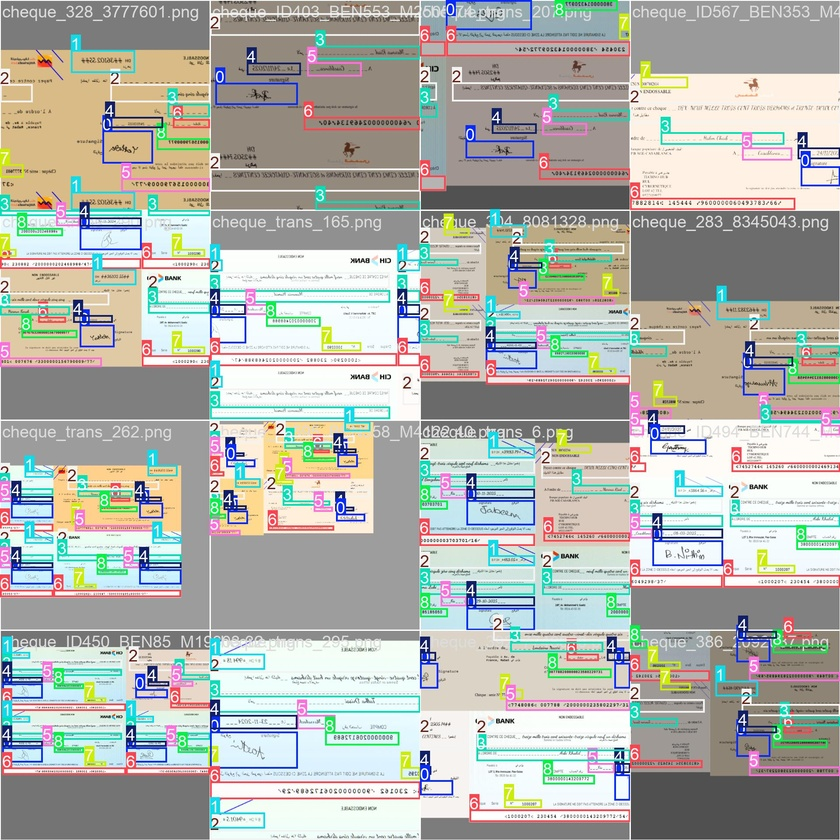
#> input picture backend/runs/cheque_detection_combined/train_batch0.jpg, 840 x 840 px, shrunk from 1920 x 1920 before the run; its folder holds only this picture in this run
$ python -i generer_signatures.py   (imports and definitions only)
#> lines starting #> are read from the running program, lines starting #| are printed output that depends on the picture; after the words box and inside, x2 and y2 are one past the last pixel; in counts of white or black regions, pixels touching at a corner belong together
import cv2
import numpy as np
import os
import pandas as pd
import kagglehub


def nettoyage_rendu_humain(image_path, output_path, padding=20):
    """
    Nettoie une image de signature en retirant les lignes (utilisant HoughLinesP)
    et en recadrant l'image autour de la signature.
    """
#> called with output_path = 'out.png', padding = 20
    try:
        stream = open(image_path, "rb")
        bytes = bytearray(stream.read())
        numpyarray = np.asarray(bytes, dtype=np.uint8)
        img = cv2.imdecode(numpyarray, cv2.IMREAD_UNCHANGED)
#> img is the input picture: shape (840, 840, 3); mean B, G, R 172.7, 179.2, 176.9
        stream.close()
    except Exception:
        return False

    if img is None:
        return False

    # Transparence
    if len(img.shape) == 3 and img.shape[2] == 4:
        alpha = img[:, :, 3]
        bgr = img[:, :, :3]
        bg = np.ones_like(bgr, dtype=np.uint8) * 255
        alpha_factor = alpha[:, :, np.newaxis] / 255.0
        img = (bgr * alpha_factor + bg * (1 - alpha_factor)).astype(np.uint8)

    gray = cv2.cvtColor(img, cv2.COLOR_BGR2GRAY)
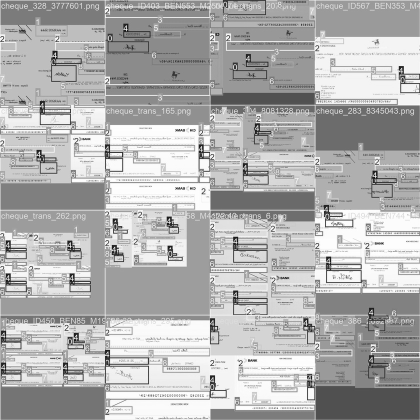
#> gray: shape (840, 840) (shown at 1/2 size); min 0, max 255, mean 177.8
    thresh = cv2.threshold(gray, 0, 255, cv2.THRESH_BINARY_INV + cv2.THRESH_OTSU)[1]
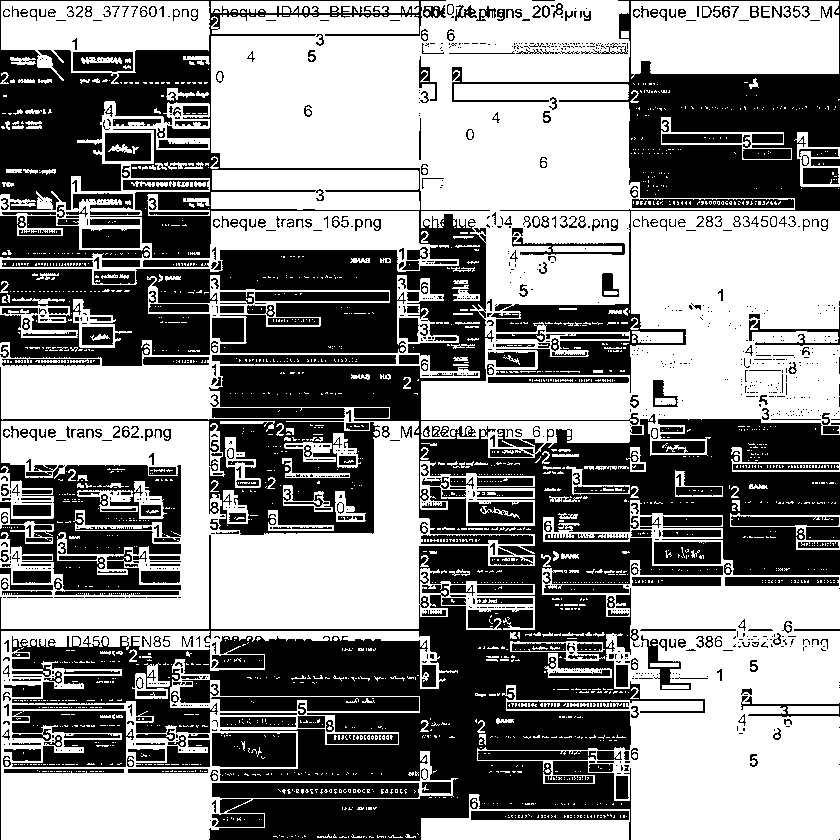
#> thresh: shape (840, 840); 53.8% white; 1276 black regions (778 under 20 px), largest, box (x1, y1, x2, y2) and area: (0, 0, 840, 840) 182056, (452, 0, 840, 393) 30485, (0, 367, 380, 590) 25033

    # Détection Lignes
    lines = cv2.HoughLinesP(
        thresh,
        rho=1,
        theta=np.pi/180,
        threshold=100,
        minLineLength=img.shape[1] // 3,
        maxLineGap=10
    )
#> lines = 220 rows, first 6: [1, 24, 838, 68], [187, 56, 839, 293], [199, 104, 837, 336], [88, 1, 839, 289], [1, 21, 838, 36], [1, 613, 534, 604]

    mask_lines = np.zeros_like(thresh)

    if lines is not None:
        for line in lines:
            x1, y1, x2, y2 = line[0]
            angle = abs(np.degrees(np.arctan2(y2 - y1, x2 - x1)))

            if angle < 10 or angle > 80:
                cv2.line(mask_lines, (x1, y1), (x2, y2), 255, 3)
#> this loop made 220 passes
#> (x1, y1, x2, y2, angle) on passes 1 to 3: (1, 24, 838, 68, 3.01), (187, 56, 839, 293, 19.98), (199, 104, 837, 336, 19.98)
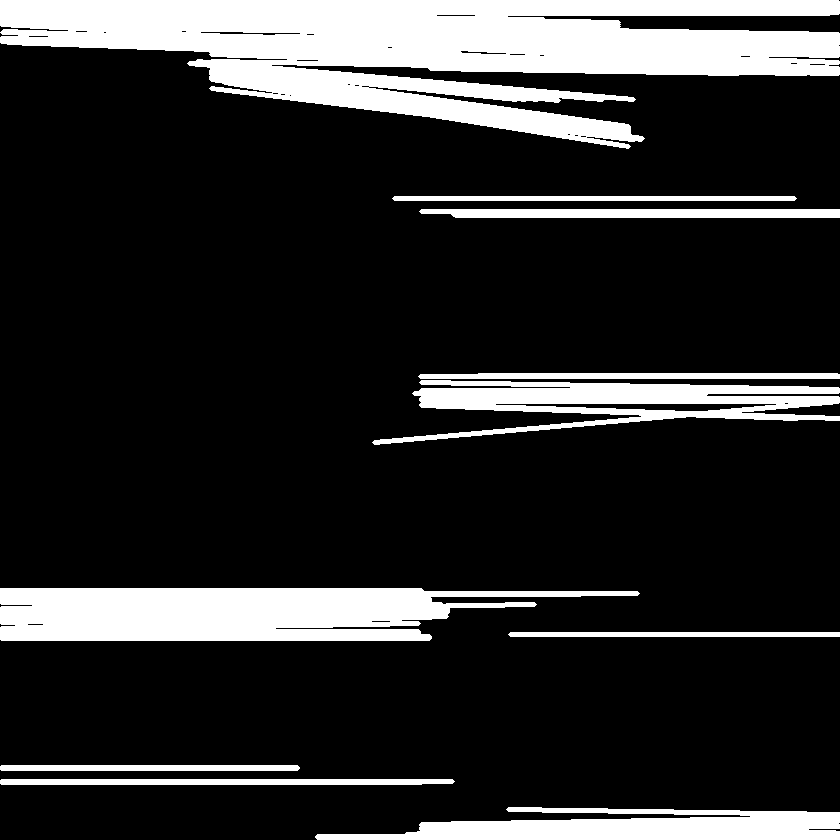
#> mask_lines: shape (840, 840); 18.1% white; 10 white regions, largest, box (x1, y1, x2, y2) and area: (0, 0, 840, 149) 65185, (0, 588, 640, 641) 24227, (372, 380, 840, 445) 12518

    kernel_repair = np.ones((3, 3), np.uint8)
    mask_signature_safe = cv2.subtract(thresh, mask_lines)
#> mask_signature_safe: shape (840, 840); 38.1% white; 2202 white regions (1909 under 20 px), largest, box (x1, y1, x2, y2) and area: (477, 637, 840, 812) 35255, (1, 421, 535, 588) 31071, (630, 218, 840, 374) 29723
    mask_repaired_full = cv2.morphologyEx(mask_signature_safe, cv2.MORPH_CLOSE, kernel_repair, iterations=1)
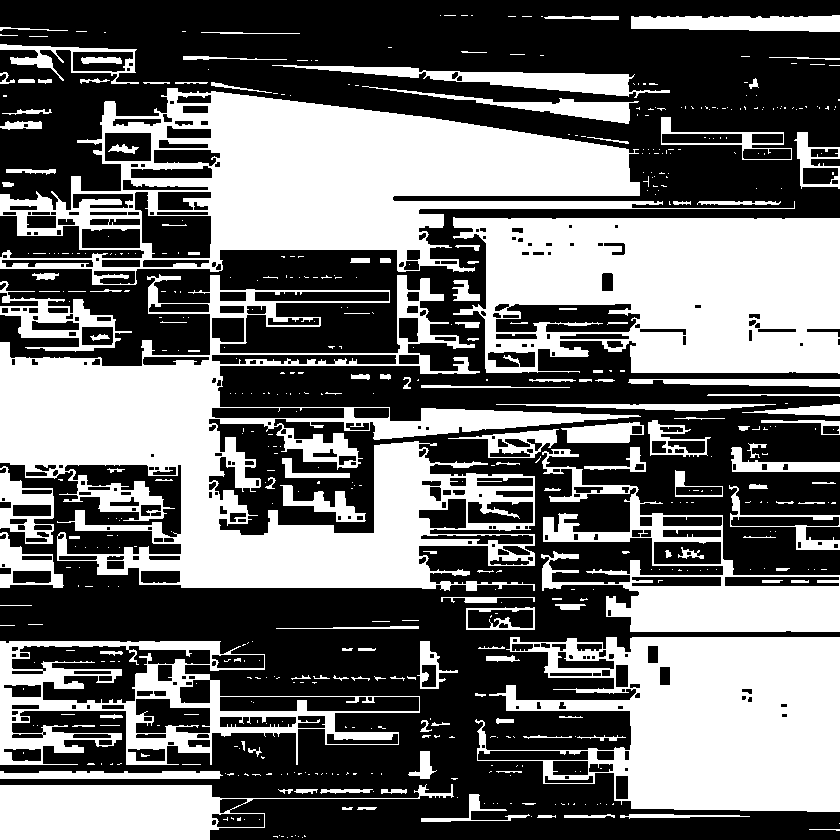
#> mask_repaired_full: shape (840, 840); 42.7% white; 548 white regions (399 under 20 px), largest, box (x1, y1, x2, y2) and area: (0, 274, 641, 591) 68485, (0, 88, 795, 285) 57699, (453, 217, 840, 374) 47749

    intersection_zone = cv2.bitwise_and(mask_lines, mask_repaired_full)
#> intersection_zone: shape (840, 840); 0% white in thin lines or dots, all inside (x1, y1, x2, y2) = (392, 100, 640, 594)
    patch_zone = cv2.dilate(intersection_zone, np.ones((3, 3), np.uint8), iterations=1)
#> patch_zone: shape (840, 840); 0% white in thin lines or dots, all inside (x1, y1, x2, y2) = (391, 99, 641, 595)

    final_canvas = np.full_like(gray, 255)
    final_canvas = np.where(mask_signature_safe == 255, gray, final_canvas)
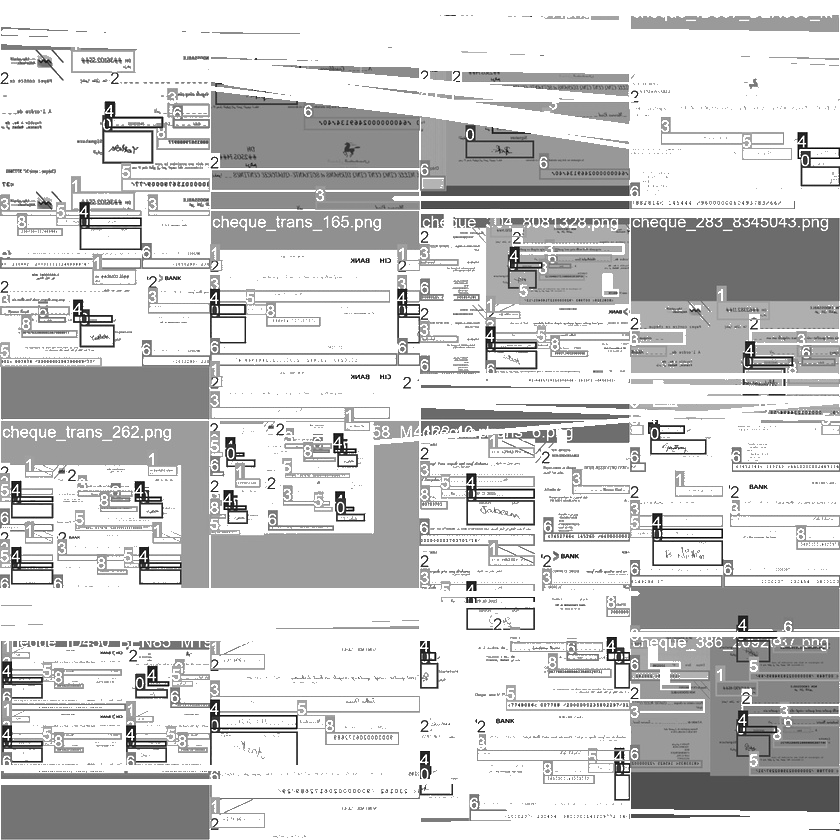
#> final_canvas: shape (840, 840); min 0, max 255, mean 209.2

    mask_ink_repair = cv2.bitwise_and(patch_zone, mask_repaired_full)
    final_canvas = np.where(mask_ink_repair == 255, 40, final_canvas)

    contours, _ = cv2.findContours(mask_repaired_full, cv2.RETR_EXTERNAL, cv2.CHAIN_APPROX_SIMPLE)
#> contours = 480 contours, 387 with area under 20; largest, box (x1, y1, x2, y2) and area: (0, 274, 641, 591) 79386, (0, 88, 795, 285) 69122, (453, 217, 840, 374) 52561, (475, 637, 840, 812) 44720, (0, 641, 420, 765) 28620
    if not contours:
        return False

    min_x, min_y = img.shape[1], img.shape[0]
    max_x = max_y = 0
    signature_trouvee = False

    for cnt in contours:
        x, y, w, h = cv2.boundingRect(cnt)
        if w < 10 or h < 10:
            continue
        if w > img.shape[1] * 0.98:
            continue

        signature_trouvee = True
        min_x = min(min_x, x)
        min_y = min(min_y, y)
        max_x = max(max_x, x + w)
        max_y = max(max_y, y + h)
#> this loop made 480 passes
#> (x, y, w, h) on passes 1 to 3: (302, 837, 1, 1), (287, 837, 1, 1), (298, 836, 1, 1)

    if not signature_trouvee:
        return False

    top = max(0, min_y - padding)
    bottom = min(img.shape[0], max_y + padding)
    left = max(0, min_x - padding)
    right = min(img.shape[1], max_x + padding)

    final_crop = final_canvas[top:bottom, left:right]

    try:
        is_success, im_buf_arr = cv2.imencode(".jpg", final_crop)
        if is_success:
            im_buf_arr.tofile(output_path)
        return True
    except Exception:
        return False


# ==============================
# Lecture Excel depuis /data
# ==============================

script_dir = os.path.dirname(os.path.abspath(__file__))
data_dir = os.path.join(script_dir, "..", "data")

fichier_source = os.path.join(data_dir, "sign.xlsx")
# [1 line not run here, left out]

validation_map = {}

# [20 lines not run here, left out]


# ==============================
# Téléchargement Dataset Kaggle
# ==============================

# [1 line that did not run here, left out]

output_root = os.path.join(data_dir, "sign_data")

# [4 lines not run here, left out]

compteur_vrai = 0
compteur_faux = 0
compteur_ignore = 0
dossiers_supprimes = 0


# [53 lines not run here, left out]

>>> result = nettoyage_rendu_humain('../../runs/cheque_detection_combined/train_batch0.jpg', 'out.png')

$ run again, on backend/runs/cheque_detection_combined/train_batch1.jpg
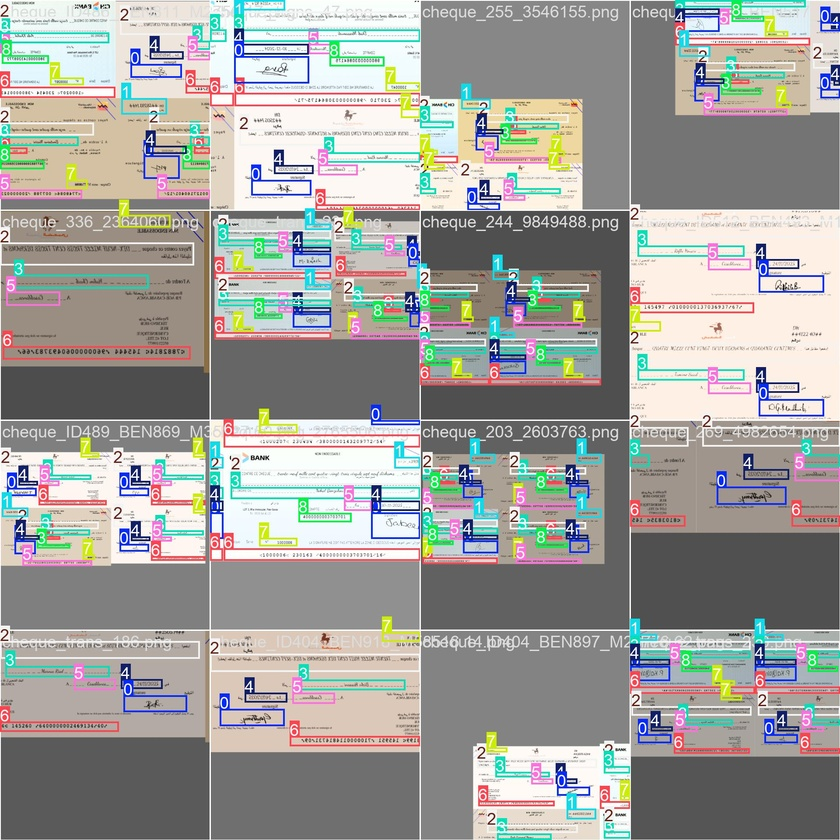
#> input picture backend/runs/cheque_detection_combined/train_batch1.jpg, 840 x 840 px, shrunk from 1920 x 1920 before the run
#> in nettoyage_rendu_humain, img is the input picture: shape (840, 840, 3); mean B, G, R 156.4, 160.2, 160.6
#> in nettoyage_rendu_humain, `thresh = cv2.threshold(gray, 0, 255, cv2.THRESH_BINARY_INV + cv2.THRES..`:
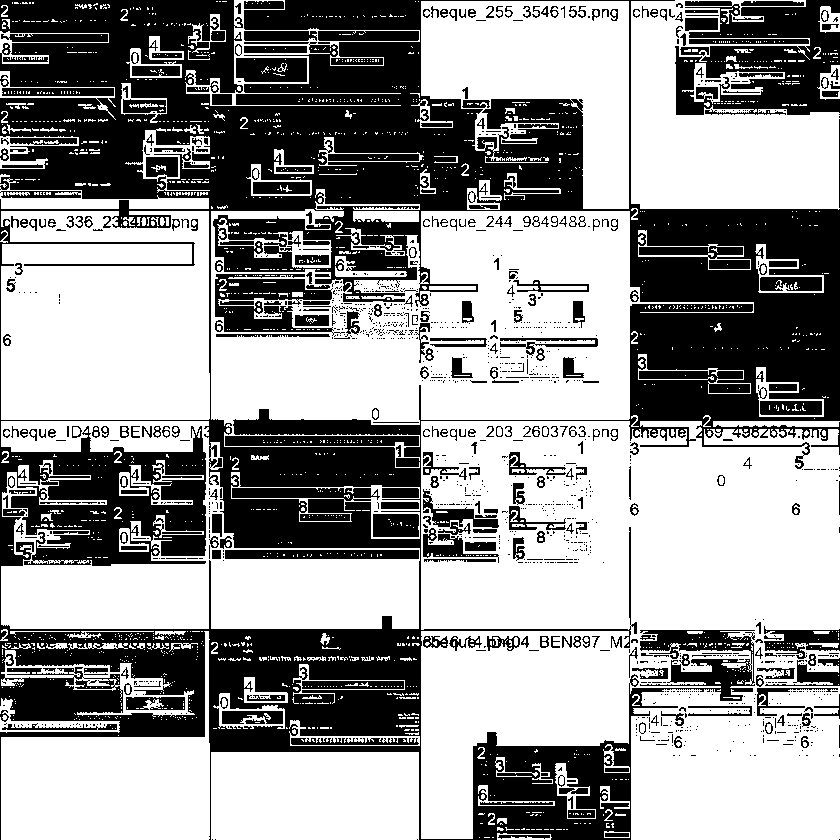
#> thresh: shape (840, 840); 59.3% white; 1402 black regions (1043 under 20 px), largest, box (x1, y1, x2, y2) and area: (0, 0, 840, 840) 220827, (675, 0, 840, 115) 11813, (215, 274, 345, 336) 4004
#> lines = 353 rows, first 6: [342, 521, 629, 234], [385, 446, 764, 67], [3, 629, 839, 556], [466, 557, 748, 839], [300, 292, 672, 664], [282, 332, 789, 839]
#> the loop in nettoyage_rendu_humain, `for line in lines:` made 353 passes
#> (x1, y1, x2, y2, angle) on passes 1 to 3: (342, 521, 629, 234, 45), (385, 446, 764, 67, 45), (3, 629, 839, 556, 4.99)
#> mask_signature_safe: shape (840, 840); 51.5% white; 1341 black regions (1024 under 20 px), largest, box (x1, y1, x2, y2) and area: (0, 0, 840, 840) 292285, (215, 274, 345, 336) 4004, (225, 436, 419, 446) 1835
#> mask_repaired_full: shape (840, 840); 56.5% white; 439 black regions (186 under 20 px), largest, box (x1, y1, x2, y2) and area: (0, 0, 840, 840) 218600, (630, 209, 840, 426) 35940, (0, 678, 121, 721) 3661
#> intersection_zone: shape (840, 840); 0% white in thin lines or dots, all inside (x1, y1, x2, y2) = (2, 179, 549, 809)
#> patch_zone: shape (840, 840); 0% white in thin lines or dots, all inside (x1, y1, x2, y2) = (1, 178, 550, 810)
#> in nettoyage_rendu_humain, `final_canvas = np.where(mask_signature_safe == 255, gray, final_canvas)`:
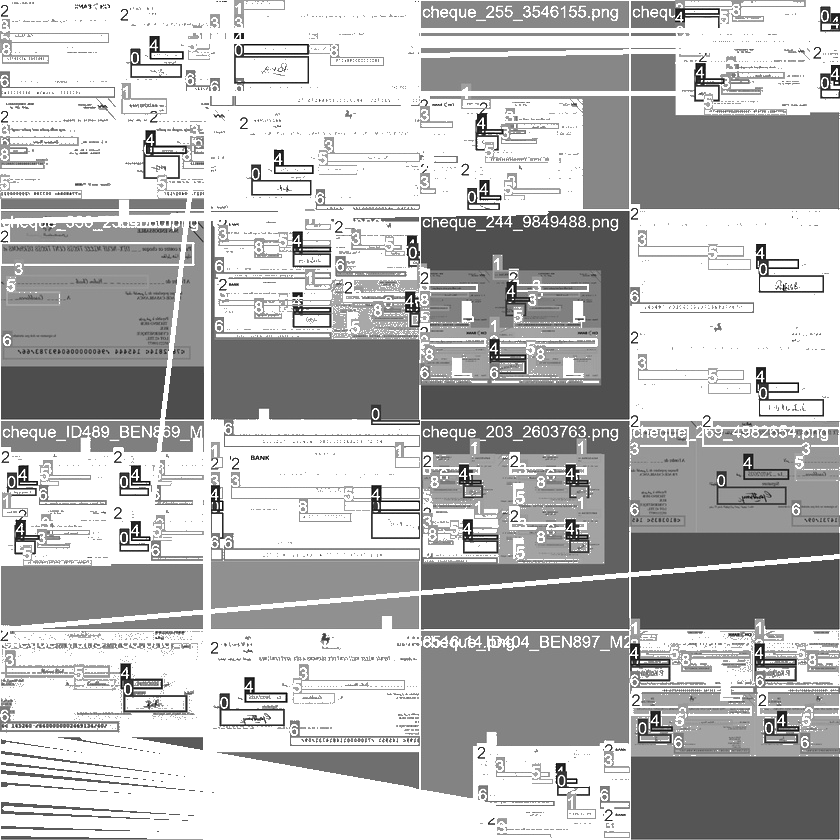
#> final_canvas: shape (840, 840); min 1, max 255, mean 185.2
#> mask_ink_repair: shape (840, 840); 0% white in thin lines or dots, all inside (x1, y1, x2, y2) = (1, 179, 550, 810)
#> contours = 523 contours, 430 with area under 20; largest, box (x1, y1, x2, y2) and area: (211, 53, 840, 609) 199271, (211, 559, 840, 840) 103235, (0, 221, 184, 457) 38238, (0, 460, 203, 626) 14170, (0, 615, 203, 733) 9330
#> the loop in nettoyage_rendu_humain, `for cnt in contours:` made 523 passes
#> (cnt, x, y, w, h) on passes 2, 5, 6: ([[157, 831], [158, 831]], 157, 831, 2, 1), ([[589, 823], [590, 823]], 589, 823, 2, 1), ([[584, 823], [585, 823]], 584, 823, 2, 1)
